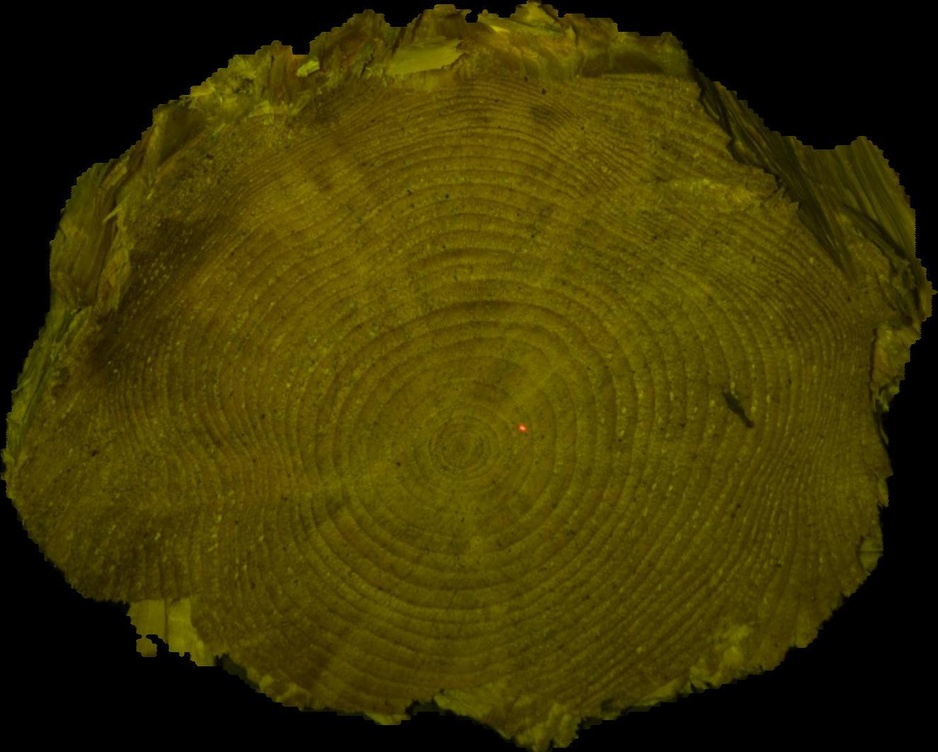
#> input picture Pith2Bark/cv_dataset/data/0a9ed354-c013-4963-9124-b5f90fd42eb7.jpg, 938 x 752 px, shrunk from 1324 x 1062 before the run; its folder holds only this picture in this run
$ python -i helper.py   (imports and definitions only)   (older library calls are emulated)
#> lines starting #> are read from the running program, lines starting #| are printed output that depends on the picture
import os
import pandas as pd
import matplotlib.pyplot as plt
import cv2
import numpy as np
import math

IMG_EXTENSIONS = ['.jpg', '.JPG', '.jpeg', '.JPEG', '.png', '.PNG', '.ppm', '.PPM', '.bmp', '.BMP', '.tif']

def append_dict_to_df(df, dict_to_append):

    return pd.concat([df, pd.DataFrame.from_records([dict_to_append])], ignore_index=True)

def merge_df(left_df, right_df, left_col, right_col):

    return pd.merge(left=left_df, right=right_df, left_on=left_col, right_on=right_col)

def is_image_file(filename):

    return any(filename.endswith(extension) for extension in IMG_EXTENSIONS)

# [81 lines left out: functions read_images, get_contours, get_points_on_contour, pixel_to_image, convert_to_grayscale, convert_to_polar and 2 more, not called in this run]

def convert_to_sobel_edge_blur(gray_image, k=3):
    gray_image = cv2.GaussianBlur(gray_image, (3,3), 0)

    grad_x = cv2.Sobel(gray_image, cv2.CV_64F, 1, 0, ksize=k)
    grad_y = cv2.Sobel(gray_image, cv2.CV_64F, 0, 1, ksize=k)

    abs_grad_x = cv2.convertScaleAbs(grad_x)
    abs_grad_y = cv2.convertScaleAbs(grad_y)

    sobel_edge_image = cv2.addWeighted(abs_grad_x, 0.5, abs_grad_y, 0.5, 0)

    return sobel_edge_image

# [93 lines left out: functions convert_to_canny_edge, convert_to_canny_edge_otsu, convert_to_canny_edge_triangle, convert_to_canny_edge_manual, convert_to_canny_edge_blur, convert_to_canny_edge_blur_otsu and 4 more, not called in this run]

>>> import cv2
>>> picture = cv2.imread('../cv_dataset/data/0a9ed354-c013-4963-9124-b5f90fd42eb7.jpg', cv2.IMREAD_GRAYSCALE)
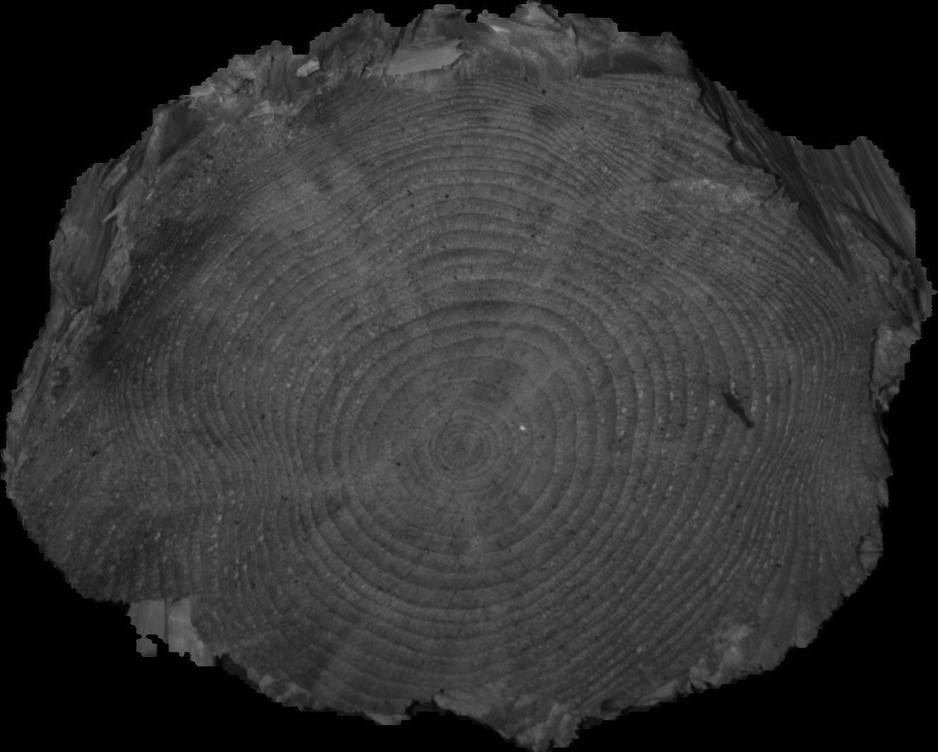
#> picture: shape (752, 938); min 0, max 179, mean 50.1
>>> result = convert_to_sobel_edge_blur(picture)
#> in convert_to_sobel_edge_blur, `grad_x = cv2.Sobel(gray_image, cv2.CV_64F, 1, 0, ksize=k)`:
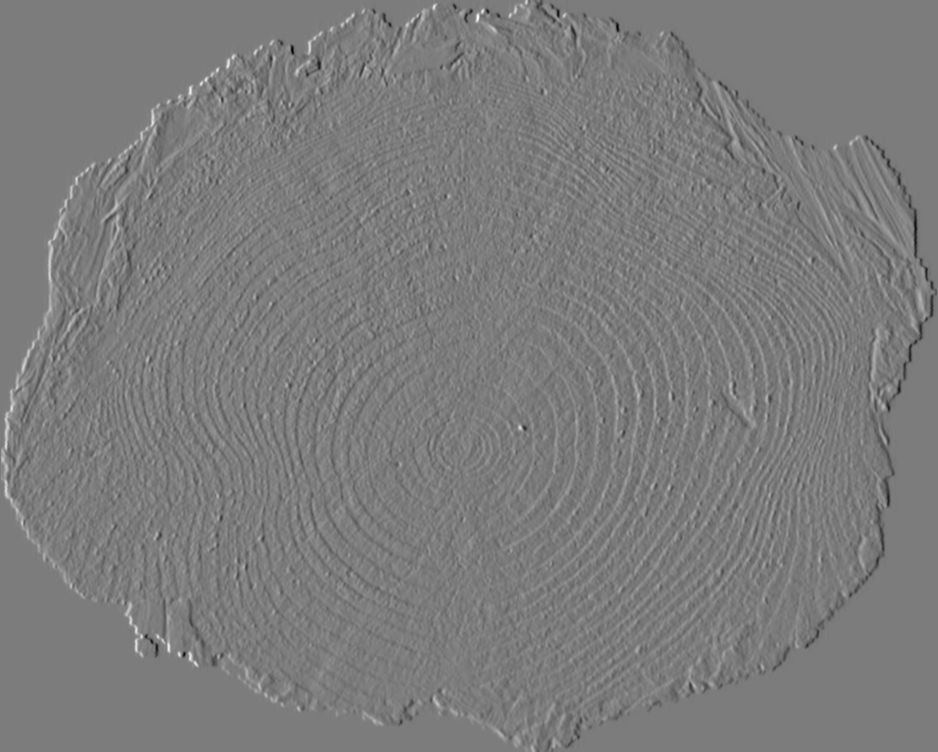
#> grad_x: shape (752, 938) float64; min -253, max 266, mean 0; drawn with min black and max white
#> in convert_to_sobel_edge_blur, `grad_y = cv2.Sobel(gray_image, cv2.CV_64F, 0, 1, ksize=k)`:
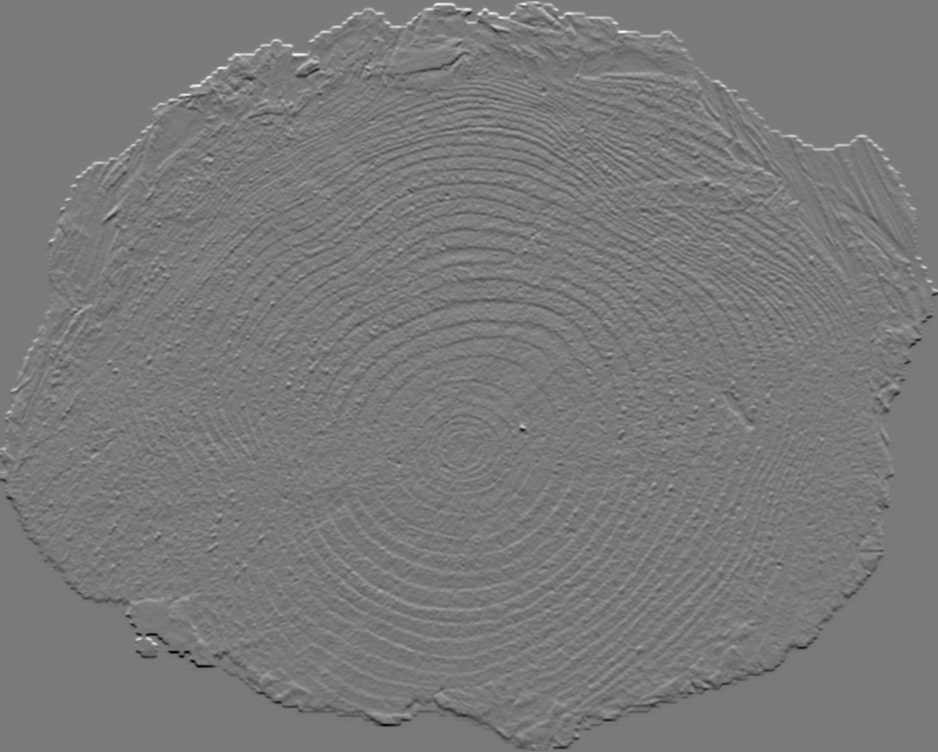
#> grad_y: shape (752, 938) float64; min -257, max 280, mean 0; drawn with min black and max white
#> in convert_to_sobel_edge_blur, `abs_grad_x = cv2.convertScaleAbs(grad_x)`:
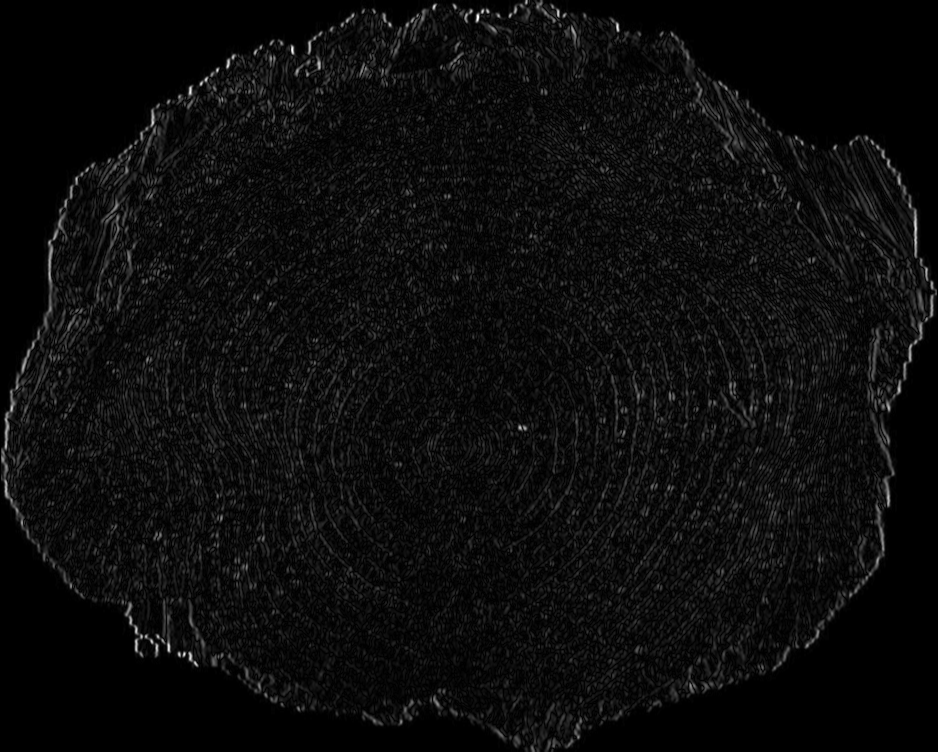
#> abs_grad_x: shape (752, 938); min 0, max 255, mean 12.4
#> in convert_to_sobel_edge_blur, `abs_grad_y = cv2.convertScaleAbs(grad_y)`:
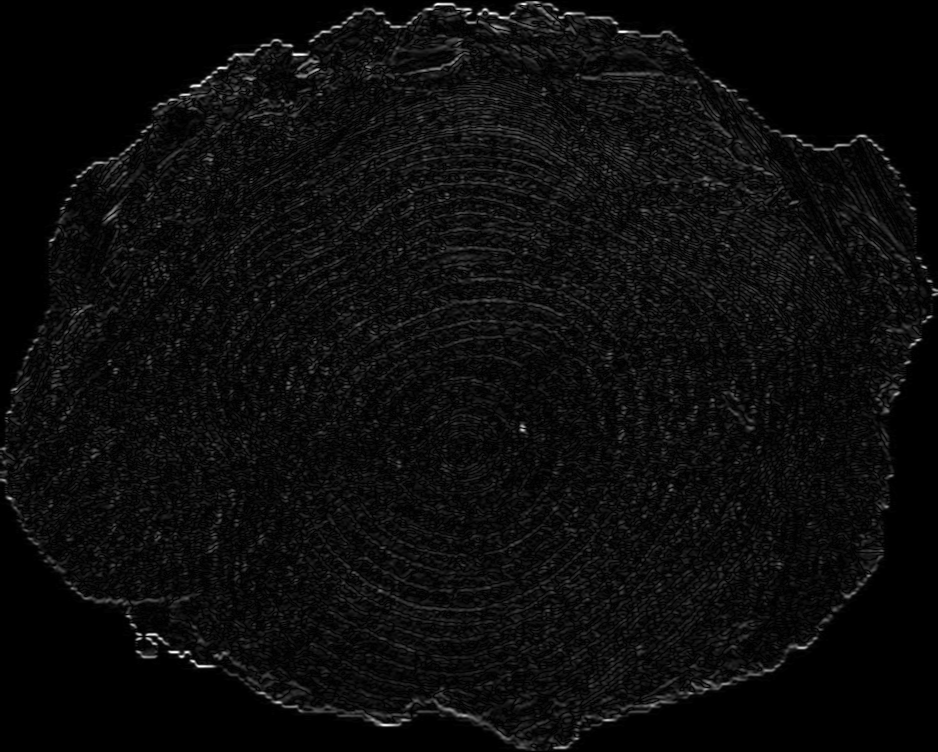
#> abs_grad_y: shape (752, 938); min 0, max 255, mean 12.1

$ run again, on Pith2Bark/cv_dataset/data/0cc9305a-5db1-4d6d-a603-918a09542602.jpg
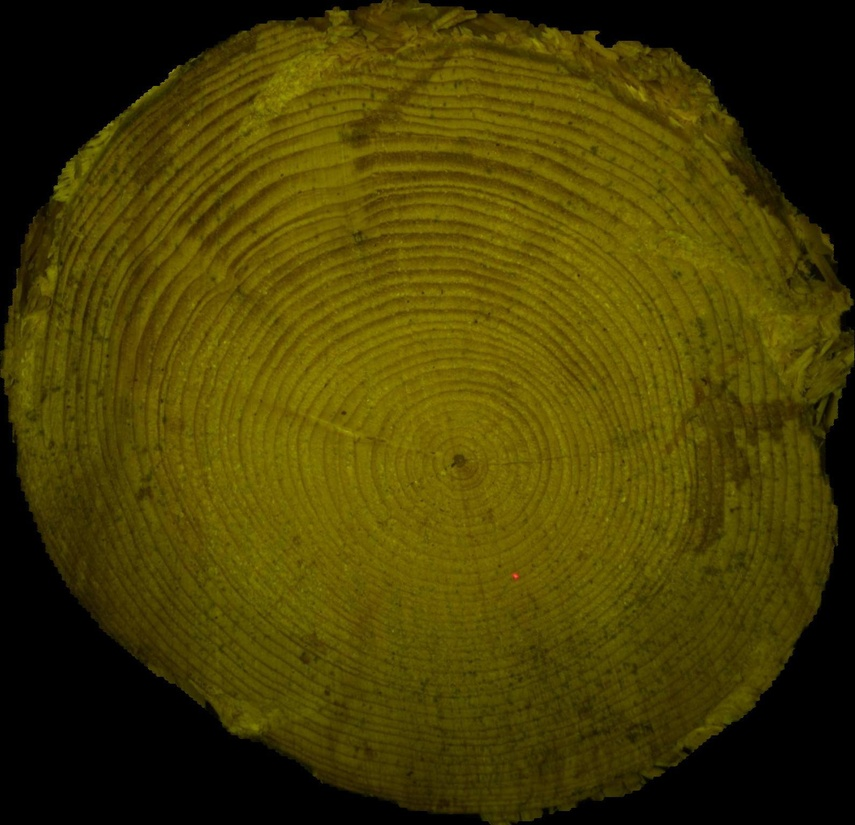
#> input picture Pith2Bark/cv_dataset/data/0cc9305a-5db1-4d6d-a603-918a09542602.jpg, 855 x 825 px, shrunk from 1591 x 1536 before the run
#> in convert_to_sobel_edge_blur, `grad_y = cv2.Sobel(gray_image, cv2.CV_64F, 0, 1, ksize=k)`:
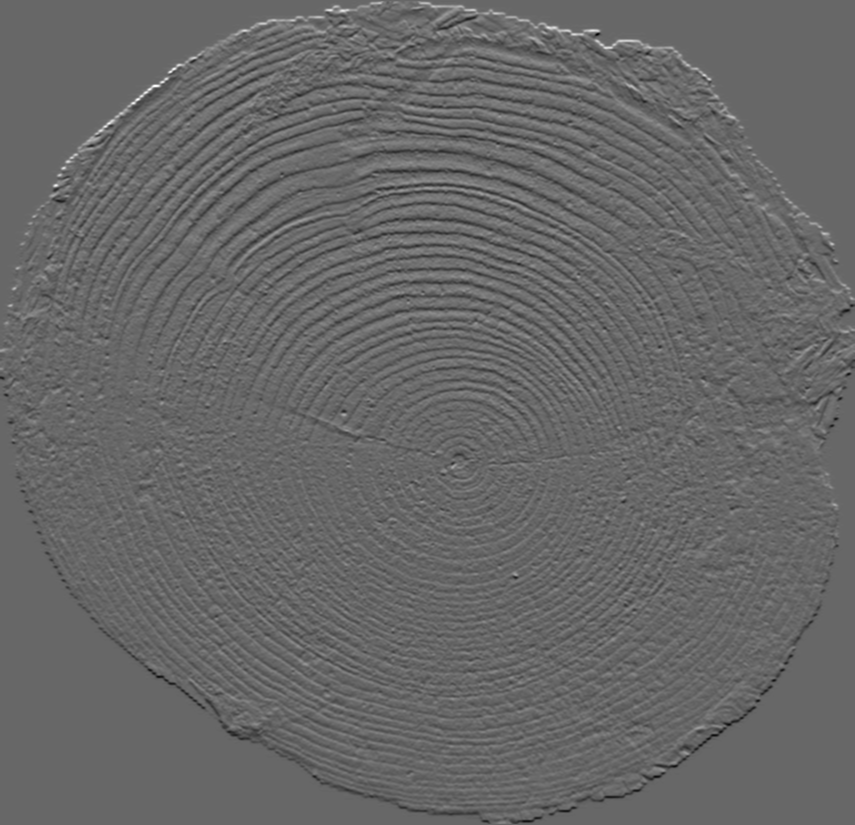
#> grad_y: shape (825, 855) float64; min -198, max 289, mean 0; drawn with min black and max white
#> in convert_to_sobel_edge_blur, `abs_grad_y = cv2.convertScaleAbs(grad_y)`:
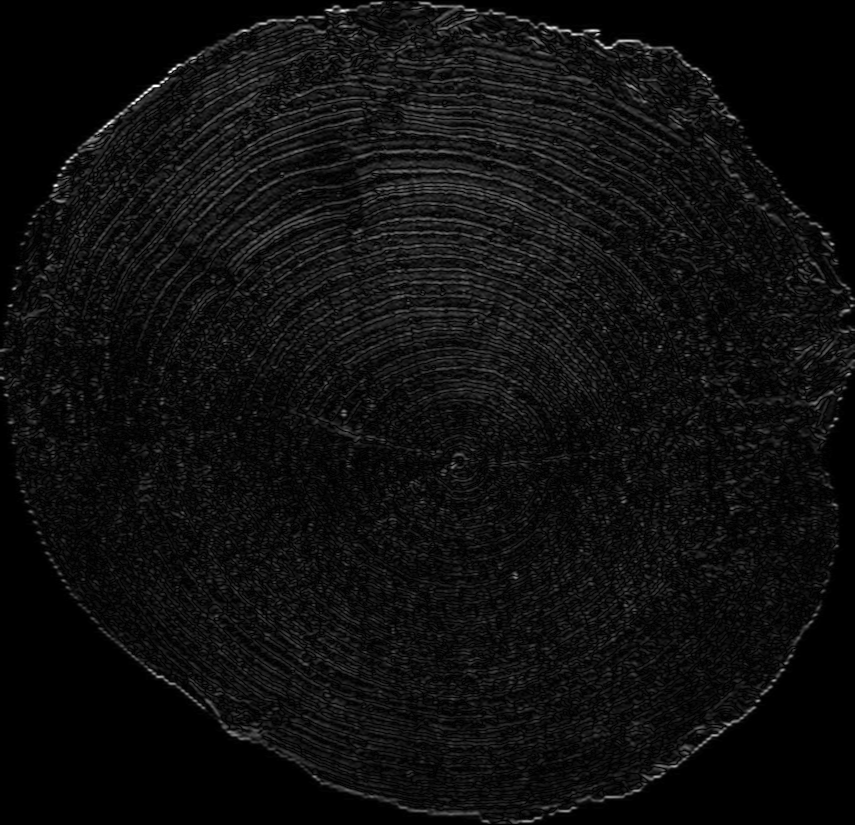
#> abs_grad_y: shape (825, 855); min 0, max 255, mean 14.6

$ run again, on Pith2Bark/cv_dataset/data/0ce89f32-20eb-41bd-babd-4027fee9ae6a.jpg
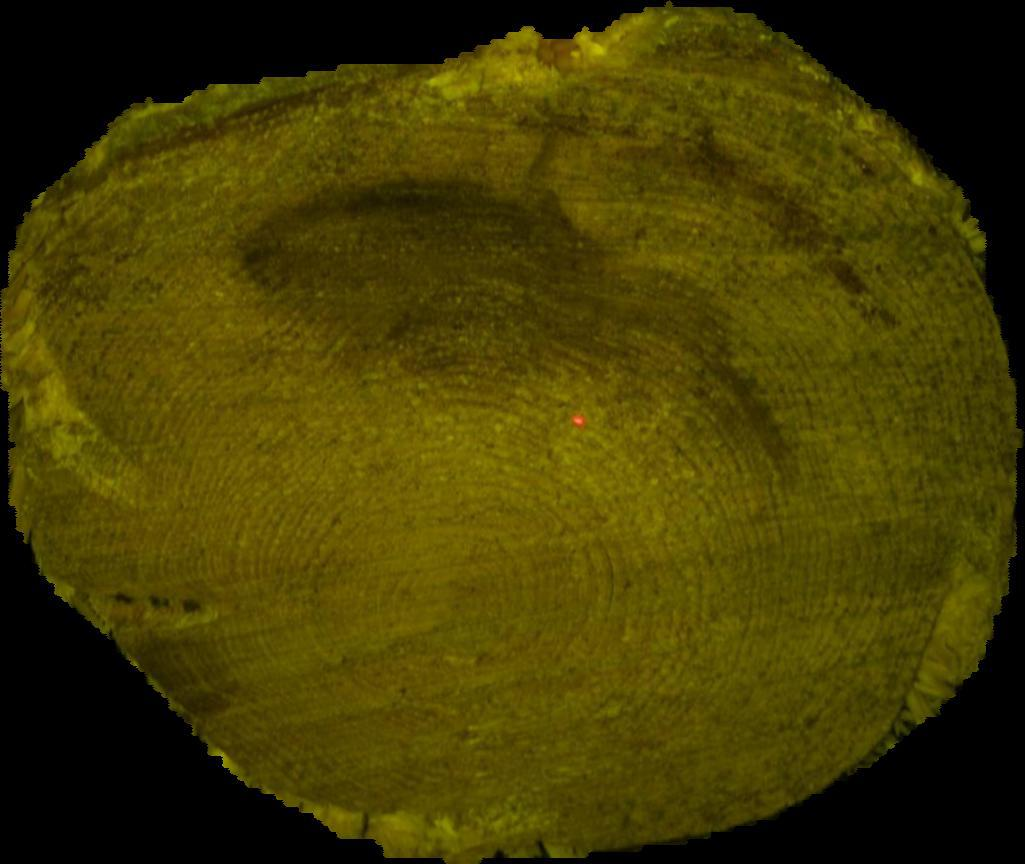
#> input picture Pith2Bark/cv_dataset/data/0ce89f32-20eb-41bd-babd-4027fee9ae6a.jpg, 1025 x 864 px
#> in convert_to_sobel_edge_blur, `grad_y = cv2.Sobel(gray_image, cv2.CV_64F, 0, 1, ksize=k)`:
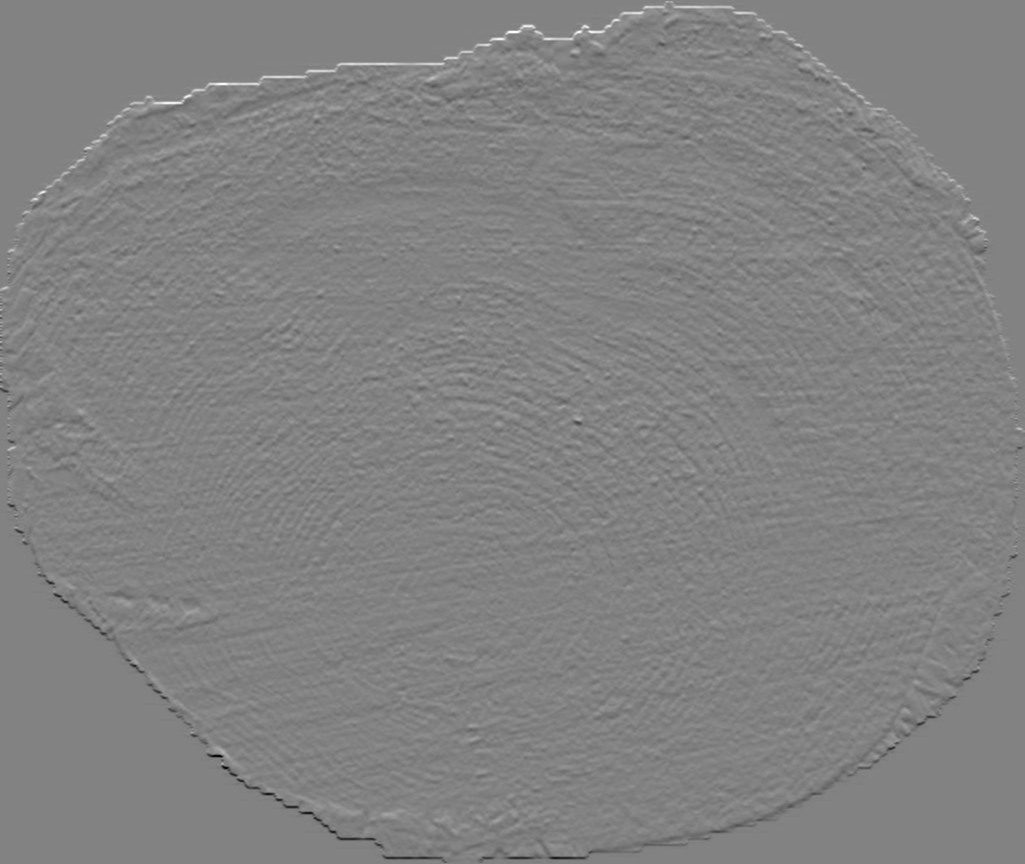
#> grad_y: shape (864, 1025) float64; min -348, max 334, mean 0; drawn with min black and max white
#> in convert_to_sobel_edge_blur, `abs_grad_y = cv2.convertScaleAbs(grad_y)`:
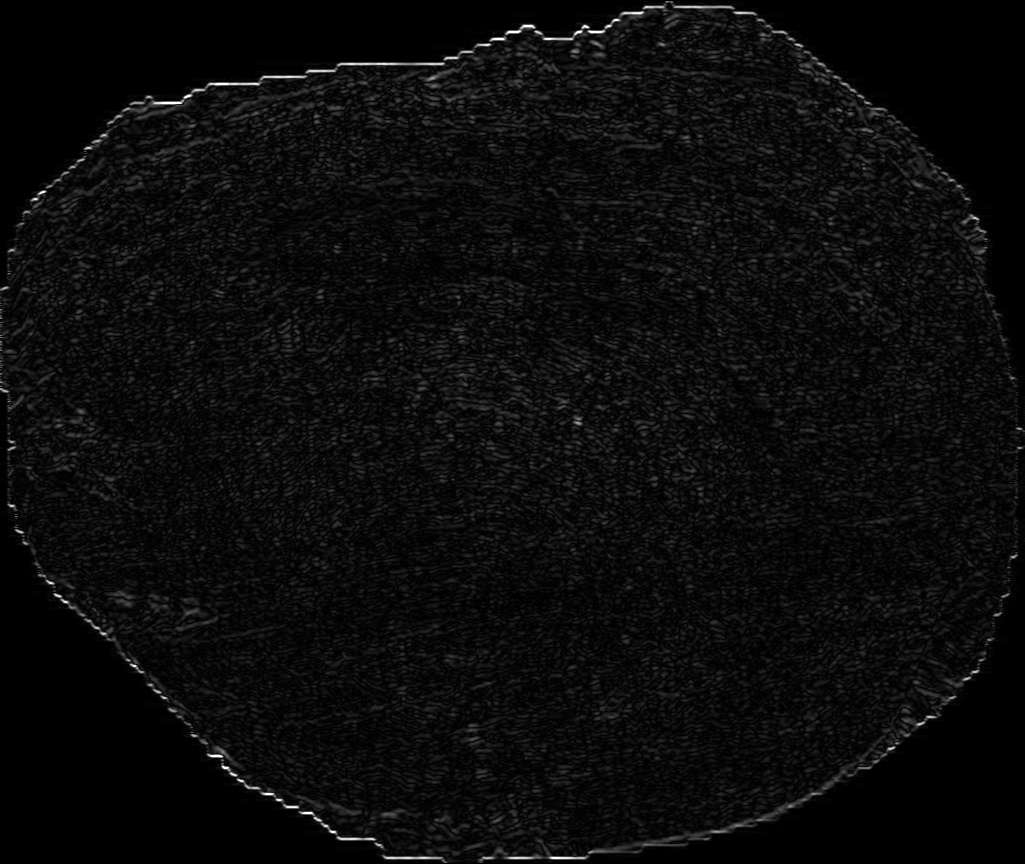
#> abs_grad_y: shape (864, 1025); min 0, max 255, mean 11.2
